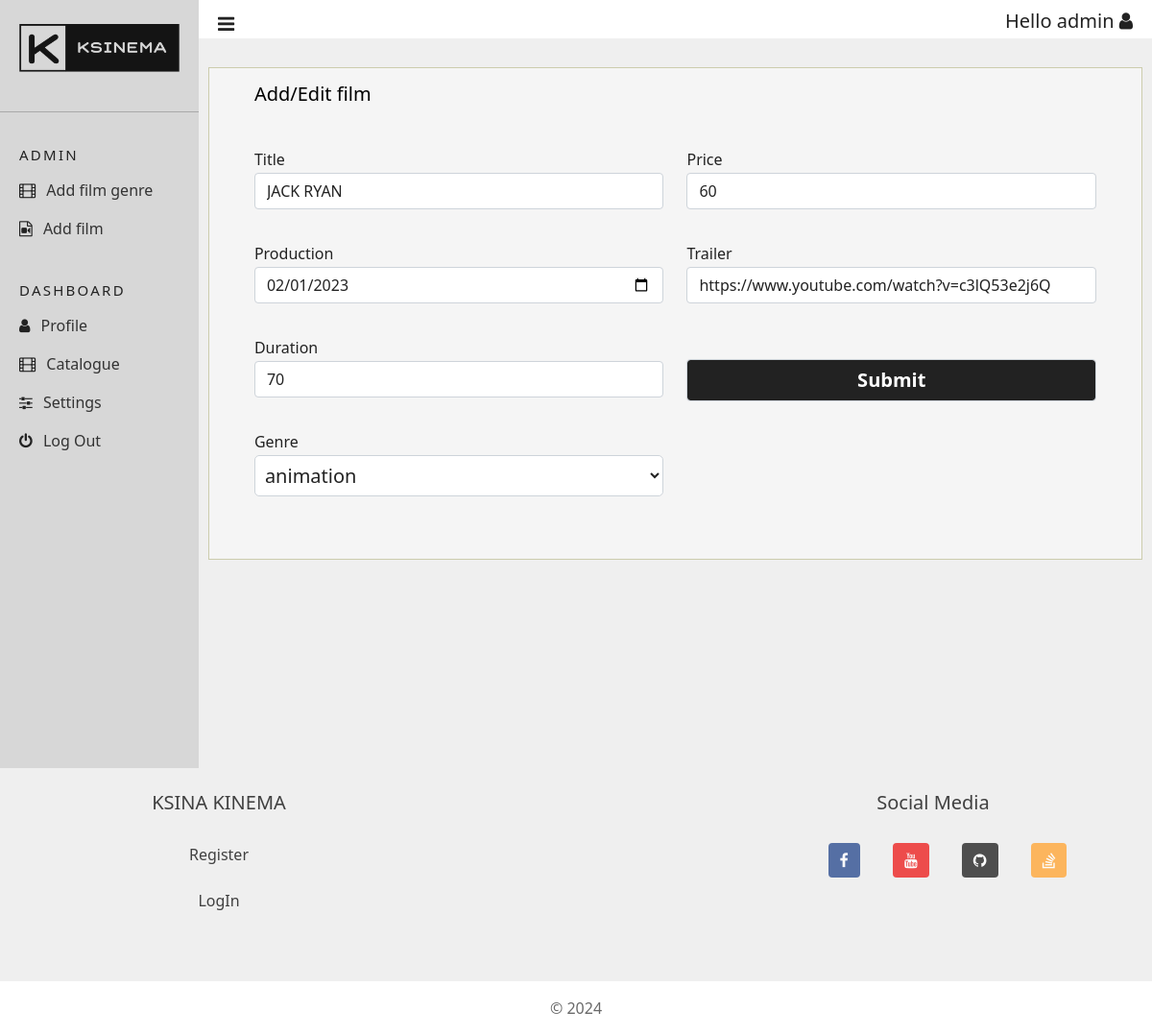
Screenshot of /admin/edit-film.php?id=3 (signed in) with the database file from the repository.
### tables this page shows
CREATE TABLE `film` (
  `id` bigint(20) UNSIGNED NOT NULL,
  `title` varchar(32) NOT NULL,
  `production` date DEFAULT NULL,
  `duration` smallint(5) UNSIGNED NOT NULL,
  `genre_id` bigint(20) UNSIGNED DEFAULT NULL,
  `price` smallint(5) UNSIGNED NOT NULL,
  `trailer` varchar(128) DEFAULT NULL,
  `poster` varchar(128) DEFAULT NULL,
  `video` varchar(128) NOT NULL
);

### src/lib/film-form.php (the view, shortened to what this page needs)
<?php
require_once("connect.php");
?>
<form id="role-form" class="cataloge" method="post" action="./process-add-film.php" enctype="multipart/form-data">
    <div class="container">
        <div class="row">
            <h2 class="h-form">Add/Edit film</h2>
            <div class="col-sm">
                <div>
                    <label for="title">Title</label>
                    <input type="text" id="title" name="title" class="form-control" value=<?php echo "\"$title\"" ?> required>
                </div>
                <div>
                    <label for="production">Production</label>
                    <input type="date" id="production" name="production" class="form-control" value=<?php echo "\"$production\"" ?> required>
                </div>
                <div>
                    <label for="duration">Duration</label>
                    <input type="number" id="duration" name="duration" class="form-control" value=<?php echo "\"$duration\"" ?> min="1" required>
                </div>
                <div>
                    <label for="genre">Genre</label>
                    <select id="genre" name="genre" class="genre-select">
                        <?php
                        $query = "select * from `genre`;";
                        $res = mysqli_query($conn, $query);
                        if ($res) {
                            while ($arr = mysqli_fetch_assoc($res)) {
                                $id = $arr["id"];
                                $selected = "";
                                printf("<option value=\"%s\"%s>%s</option>", $id, $selected, $arr["name"]);
                            }
                        } else {
                            echo "Error! No genre in db";
                        }
                        ?>
                    </select>
                </div>
            </div>
            <div class="col-sm">
                <div>
                    <label for="price">Price</label>
                    <input type="number" id="price" name="price" class="form-control" value=<?php echo "\"$price\"" ?> min="1" required>
                </div>
                <div>
                    <label for="traile">Trailer</label>
                    <input type="text" id="trialer" name="trailer" class="form-control" value=<?php echo "\"$trailer\"" ?> required>
                </div>
                <div class="film-submit">
                    <input type="submit" value="submit" class="form-control btn-sec">
                </div>
            </div>
        </div>
    </div>
</form>

### src/resource/static/css/style.css (style rules this page uses)
.h-form { margin-bottom: 40px; color: #000 !important; filter: brightness(105%); font-size: 20px; }
label { font-size: 16px; }
.btn-sec { background-color: #222 !important; font-weight: bold !important; font-size: 20px !important; color: white !important; text-transform: capitalize; }

### src/resource/static/css/admin.css (style rules this page uses)
body { background-color: #efefef; color: #222; }
input[type="text"], input[type="hidden"], input[type="date"], input[type="number"], input[type="file"] { background-color: #fff; color: #222; }
.cataloge { margin-left: 10px; margin-right: 10px; padding: 15px 35px 45px; border: 1px solid #ccccad; margin-top: 30px; margin-bottom: 30px; background-color: #f5f5f5; color: #222; font-size: 20px; }
.genre-select { width: 100%; color: white; font-weight: 400; border: 1px solid #ced4da; background-color: #fff; border-radius: 5px; color: #222; padding-right: 6px; padding-left: 6px; padding: 6px; margin-bottom: 20px; }
.film-submit { margin-top: 28px; }

### rows the page displays
film: title "JACK RYAN", production "02/01/2023", duration "70", price "60", trailer "https://www.youtube.com/watch?v=c3lQ53e2j6Q"

### other values shown
$_SESSION["first_name"] "admin"
form field genre "animation"
